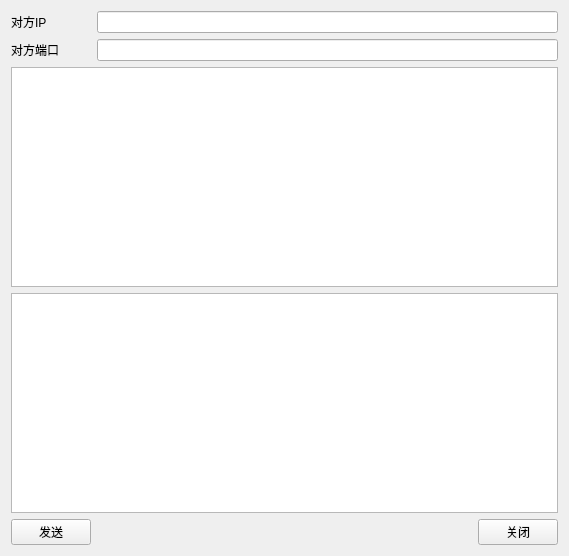
<?xml version="1.0" encoding="UTF-8"?>
<ui version="4.0">
 <class>MyUdpTwoWidget</class>
 <widget class="QWidget" name="MyUdpTwoWidget">
  <property name="geometry">
   <rect>
    <x>0</x>
    <y>0</y>
    <width>569</width>
    <height>556</height>
   </rect>
  </property>
  <property name="windowTitle">
   <string>MyUdpTwoWidget</string>
  </property>
  <layout class="QGridLayout" name="gridLayout">
   <item row="0" column="0">
    <widget class="QLabel" name="label">
     <property name="text">
      <string>对方IP</string>
     </property>
    </widget>
   </item>
   <item row="0" column="1" colspan="2">
    <widget class="QLineEdit" name="ipLineEdit"/>
   </item>
   <item row="1" column="0">
    <widget class="QLabel" name="label_2">
     <property name="text">
      <string>对方端口</string>
     </property>
    </widget>
   </item>
   <item row="1" column="1" colspan="2">
    <widget class="QLineEdit" name="portLineEdit"/>
   </item>
   <item row="2" column="0" colspan="3">
    <widget class="QTextEdit" name="recvTextEdit">
     <property name="readOnly">
      <bool>true</bool>
     </property>
    </widget>
   </item>
   <item row="3" column="0" colspan="3">
    <widget class="QTextEdit" name="sendTextEdit"/>
   </item>
   <item row="4" column="0">
    <widget class="QPushButton" name="sendBtn">
     <property name="text">
      <string>发送</string>
     </property>
    </widget>
   </item>
   <item row="4" column="1">
    <spacer name="horizontalSpacer">
     <property name="orientation">
      <enum>Qt::Horizontal</enum>
     </property>
     <property name="sizeHint" stdset="0">
      <size>
       <width>386</width>
       <height>20</height>
      </size>
     </property>
    </spacer>
   </item>
   <item row="4" column="2">
    <widget class="QPushButton" name="closeBtn">
     <property name="text">
      <string>关闭</string>
     </property>
    </widget>
   </item>
  </layout>
 </widget>
 <layoutdefault spacing="6" margin="11"/>
 <resources/>
 <connections/>
</ui>
